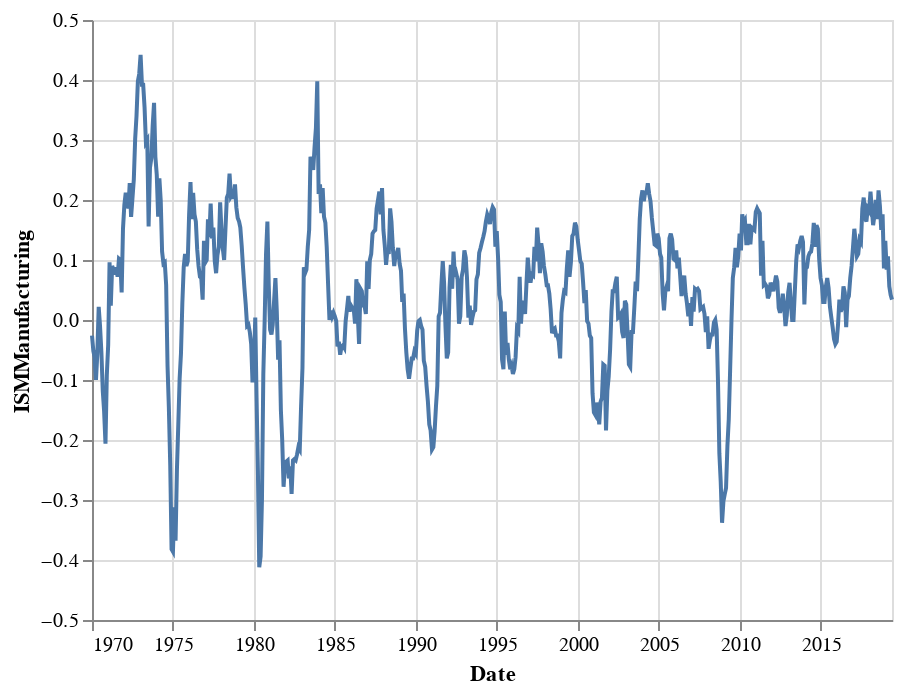

This figure's notebook cell:
### Code cell
alt.Chart(ism_mfg.reset_index()).mark_line().encode(
    x='Date:T',
    y='ISMManufacturing:Q'
)

### Figure 1 — Vega-Lite specification as saved in the notebook (floating-point values rounded to 4 significant figures; data arrays with more than 128 entries replaced by an {"elided": "..."} marker saying what was removed)
{"$schema": "https://vega.github.io/schema/vega-lite/v3.3.0.json", "config": {"mark": {"tooltip": null}, "view": {"height": 300, "width": 400}}, "data": {"name": "data-da51c985ea2f3228c1a03cfef6ac3bde"}, "datasets": {"data-da51c985ea2f3228c1a03cfef6ac3bde": {"elided": "594 records"}}, "encoding": {"x": {"field": "Date", "type": "temporal"}, "y": {"field": "ISMManufacturing", "type": "quantitative"}}, "mark": "line"}
